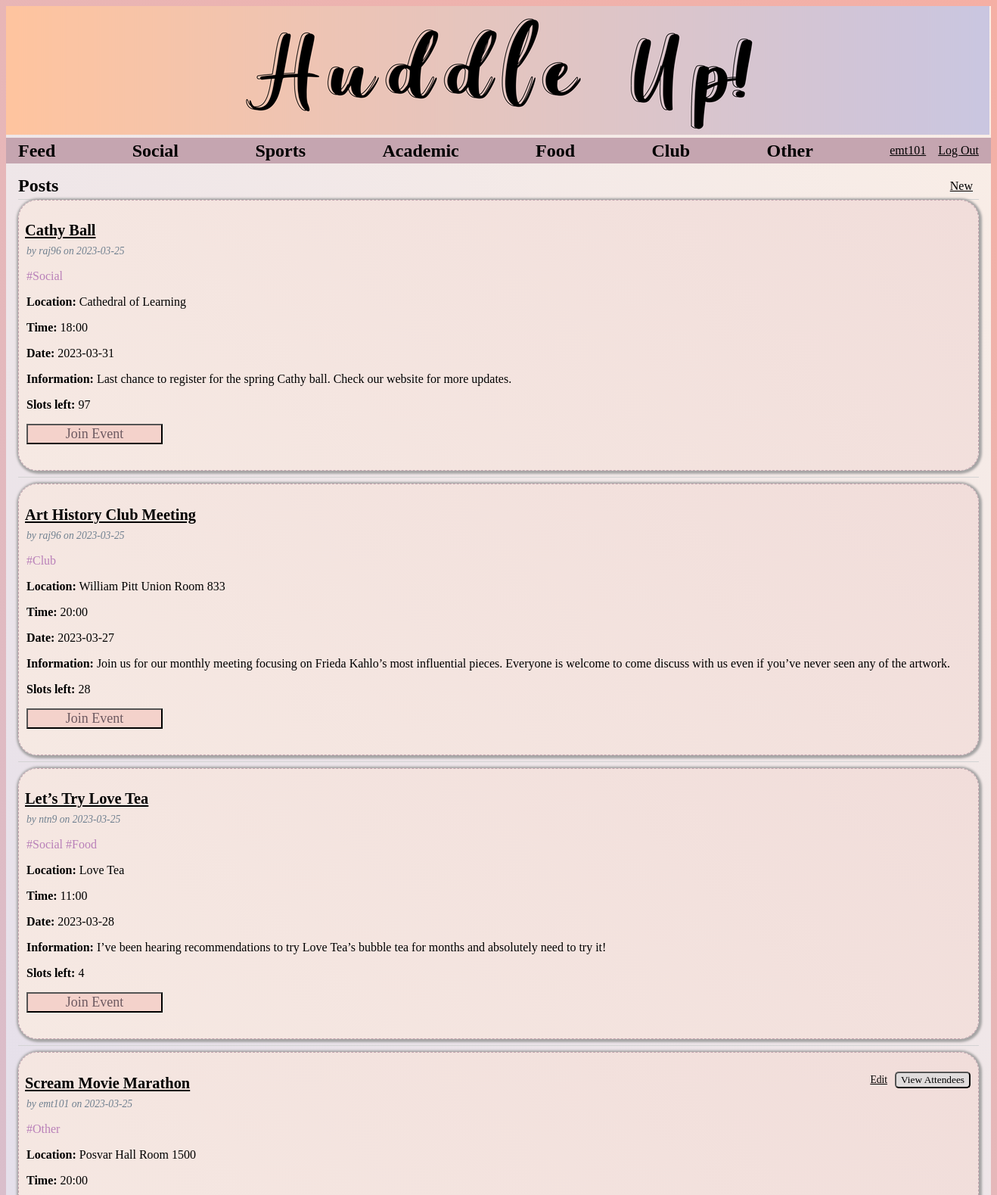
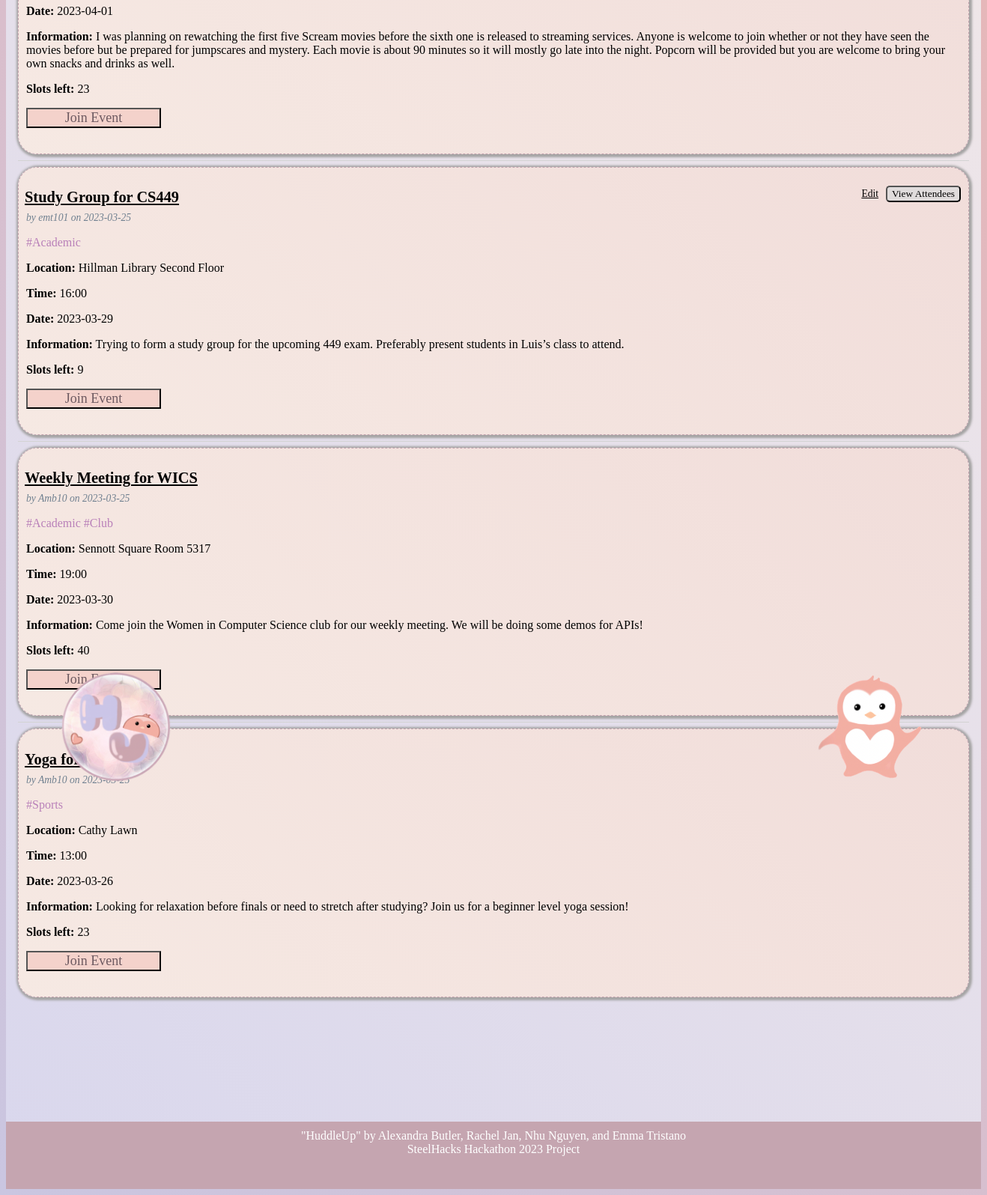
The app's page / (signed in) with its own data (2 pictures, top to bottom).
### tables this page shows
CREATE TABLE user (
  id INTEGER PRIMARY KEY AUTOINCREMENT,
  username TEXT UNIQUE NOT NULL,
  password TEXT NOT NULL,
  first_name TEXT NOT NULL,
  last_name TEXT NOT NULL,
  phone_num TEXT NOT NULL,
  email TEXT NOT NULL
);

CREATE TABLE post (
  id INTEGER PRIMARY KEY AUTOINCREMENT,
  author_id INTEGER NOT NULL,
  created TIMESTAMP NOT NULL DEFAULT CURRENT_TIMESTAMP,
  title TEXT NOT NULL,
  body TEXT NOT NULL,
  tag TEXT NOT NULL, 
  location TEXT NOT NULL,
  time TEXT NOT NULL,
  date TEXT NOT NULL,
  joins INTEGER NOT NULL,
  joined_id TEXT NOT NULL,
  FOREIGN KEY (author_id) REFERENCES user (id)
);

### flaskr/blog.py (the view)
@bp.route('/')
def index():
    db = get_db()
    posts = db.execute(
        'SELECT p.id, title, body, tag, location, time, date, joins, joined_id, created, author_id, username'
        ' FROM post p JOIN user u ON p.author_id = u.id'
        ' ORDER BY created DESC'
    ).fetchall()
    return render_template('blog/index.html', posts=posts)

### flaskr/auth.py (called while the page is built)
@bp.before_app_request
def load_logged_in_user():
    user_id = session.get('user_id')
    if user_id is None:
        g.user = None
    else:
        g.user = get_db().execute(
            'SELECT * FROM user WHERE id = ?', (user_id,)
        ).fetchone()

### flaskr/db.py (called while the page is built)
def get_db():
    if 'db' not in g:
        g.db = sqlite3.connect(
            current_app.config['DATABASE'],
            detect_types=sqlite3.PARSE_DECLTYPES
        )
        g.db.row_factory = sqlite3.Row
    return g.db

### flaskr/templates/blog/index.html
{% extends 'base.html' %}
{% block header %}
<h1>{% block title %}Posts{% endblock %}</h1>
{% if g.user %}
<a class="action" href="{{ url_for('blog.create') }}">New</a>
{% endif %}
{% endblock %}
{% block content %}
{% for post in posts %}
<article class="post">
    <header>
        <div style="padding-top: 0%;">
            <h1><a class="action" href="{{ url_for('blog.post_page', id=post['id']) }}">{{ post['title'] }}</a></h1>
            <div class=" about" style="padding-left: 10px;">by {{ post['username'] }} on {{
                post['created'].strftime('%Y-%m-%d') }}
            </div>
        </div>
        {% if g.user['id'] == post['author_id'] %}
        <a class="edit" href="{{ url_for('blog.update', id=post['id']) }}"
            style="margin-bottom:32px; margin-right: 10px;">Edit</a>
        <form action="{{ url_for('blog.view_joined', id=post['id']) }}" method="post">
            <button class="attendees" type="submit"
                style="margin-bottom:15px; margin-right: 10px; background-color: rgb(224, 220, 220); border-radius: 5px;">View
                Attendees</button>
        </form>
        {% endif %}
    </header>
    <p class="tag" style="color: rgb(185, 128, 185); padding-left: 10px;">{{ post['tag']}}</p>
    <p class="location" style="padding-left: 10px;"><b>Location:</b> {{ post['location']}}</p>
    <p class="time" style="padding-left: 10px;"><b>Time:</b> {{ post['time']}}</p>
    <p class="time" style="padding-left: 10px;"><b>Date:</b> {{ post['date']}}</p>
    <p class="body" style="padding-left: 10px; padding-right: 10px;"><b>Information:</b> {{ post['body'] }}</p>
    <p class="joins" style="padding-left: 10px;"><b>Slots left: </b>{{ post['joins']}}</p>
    <form action="{{ url_for('blog.join_post', id=post['id']) }}" method="post" style="padding-left: 10px;">
        <input class="danger" type="submit" value="Join Event" onclick="return confirm('Are you sure?');">
    </form>
</article>
{% if not loop.last %}
<hr>
{% endif %}
{% endfor %}
{% endblock %}

### flaskr/templates/base.html (shortened to what this page needs)
<!doctype html>
<html lang='en'>
<link rel="stylesheet" href="{{ url_for('static', filename='style.css') }}">
<body>
    <div class="banner"><img src="../static/home2.png" alt="home image"></div>
    <img src="../static/penguin.png" alt="penguin image" width="150" height="150"
        style="float:right;position:absolute;text-align:right;bottom:550px;right:80px;"></div>
    <img src="../static/icon.png" alt="icon" width="150" height="150"
        style="float:left;position:absolute;text-align:left;bottom:550px;left:80px;"></div>
</body>
<nav>
    <h1><a href="/">Feed</a></h1>
    <h1><a href="{{ url_for('blog.filter_post', filter_name='#Social') }}">Social</a></h1>
    <h1><a href="{{ url_for('blog.filter_post', filter_name='#Sports') }}">Sports</a></h1>
    <h1><a href="{{ url_for('blog.filter_post', filter_name='#Academic') }}">Academic</a></h1>
    <h1><a href="{{ url_for('blog.filter_post', filter_name='#Food') }}">Food</a></h1>
    <h1><a href="{{ url_for('blog.filter_post', filter_name='#Club') }}">Club</a></h1>
    <h1><a href="{{ url_for('blog.filter_post', filter_name='#Other') }}">Other</a></h1>
    <ul>
        {% if g.user %}
        <li><a href="{{ url_for('blog.profile', id=g.user['id']) }}">{{ g.user['username'] }}</a>
        <li><a href="{{ url_for('auth.logout') }}">Log Out</a>
            {% else %}
        <li><a href="{{ url_for('auth.register') }}">Register</a>
        <li><a href="{{ url_for('auth.login') }}">Log In</a>
            {% endif %}
    </ul>
</nav>
<section class="content">
    <header>
        {% block header %}{% endblock %}
    </header>
    {% block content %}{% endblock %}
</section>
<div>
    <footer id="footer">
        <p>"HuddleUp" by Alexandra Butler, Rachel Jan, Nhu Nguyen, and Emma Tristano</p>
        <p>SteelHacks Hackathon 2023 Project</p>
    </footer>
</div>
</html>

### flaskr/static/style.css (style rules this page uses)
* { font-family: "Gill Sans"; }
.banner { text-align: left; padding-left: 0; padding-top: 0; padding-bottom: 0; }
html { font-family: sans-serif; background: linear-gradient(45deg, #CAC6E1, #F5AFA4); }
body { background: linear-gradient(45deg, #D9D7ED, #FAEEE6); }
h1 { color: black; }
a { color: black; }
hr { border: none; border-top: 1px solid lightgray; }
nav { background: #C5A5B0; display: flex; align-items: center; padding: 0 0.5rem; }
nav h1 { flex: auto; margin: 0; }
nav h1 a { text-decoration: none; padding: 0.25rem 0.5rem; }
nav ul { display: flex; list-style: none; margin: 0; padding: 0; }
nav ul li a, nav ul li span, header .action { display: block; padding: 0.5rem; }
.content { padding: 0 1rem 1rem; }
.content>header { border-bottom: 1px solid lightgray; display: flex; align-items: flex-end; }
.content>header h1 { flex: auto; margin: 1rem 0 0.25rem 0; }
.post { background: linear-gradient(45deg, #f6e9e3, #f1ddda); border: 1.5px solid #C5A5B0; border-style: dashed; border-radius: 25px; box-shadow: 1px 1px 3px 3px rgb(165, 164, 164); }
.post>header { display: flex; align-items: flex-end; font-size: 0.85em; }
.post>header>div:first-of-type { flex: auto; }
.post>header h1 { font-size: 1.5em; margin-bottom: 0; }
.post .about { color: slategray; font-style: italic; }
.post .body { white-space: pre-line; display: -webkit-box; -webkit-line-clamp: 3; -webkit-box-orient: vertical; overflow: hidden; overflow-wrap: break-word; }
.content form { margin: 1em 0; display: flex; flex-direction: column; }
.content input, .content textarea { margin-bottom: 1em; font-size: large; background-color: linear-gradient(45deg, #efe1da, #dbd9ee); }
input.danger { color: #6e5a61; }
input[type=submit] { align-self: start; min-width: 10em; background-color: #f4d2cb; }
footer { text-align: center; margin: 0; height: 10vh; margin-top: 150px; padding-top: 10px; padding-bottom: 0px; position: relative; background-color: #C5A5B0; color: white; overflow: auto; font-size: medium; }
footer p { margin: 0; padding: 0; }

### records on screen
user: user.username "emt101"
post: title "Cathy Ball", username "raj96", created "2023-03-25", tag "#Social", location "Cathedral of Learning", time "18:00", date "2023-03-31", body "Last chance to register for the spring Cathy ball. Check our website for more updates.", joins "97"
post: title "Art History Club Meeting", username "raj96", created "2023-03-25", tag "#Club", location "William Pitt Union Room 833", time "20:00", date "2023-03-27", body "Join us for our monthly meeting focusing on Frieda Kahlo’s most influential pieces. Everyone is welcome to come discuss with us even if you’ve never seen any of the artwork.", joins "28"
post: title "Let’s Try Love Tea", username "ntn9", created "2023-03-25", tag "#Social #Food", location "Love Tea", time "11:00", date "2023-03-28", body "I’ve been hearing recommendations to try Love Tea’s bubble tea for months and absolutely need to try it!", joins "4"
post: title "Scream Movie Marathon", username "emt101", created "2023-03-25", tag "#Other", location "Posvar Hall Room 1500", time "20:00", date "2023-04-01", body "I was planning on rewatching the first five Scream movies before the sixth one is released to streaming services. Anyone is welcome to join whether or not they have seen the movies before but be prepared for jumpscares and mystery. Each movie is about 90 minutes so it will mostly go late into the night. Popcorn will be provided but you are welcome to bring your own snacks and drinks as well.", joins "23"
post: title "Study Group for CS449", username "emt101", created "2023-03-25", tag "#Academic", location "Hillman Library Second Floor", time "16:00", date "2023-03-29", body "Trying to form a study group for the upcoming 449 exam. Preferably present students in Luis’s class to attend.", joins "9"
post: title "Weekly Meeting for WICS", username "Amb10", created "2023-03-25", tag "#Academic #Club", location "Sennott Square Room 5317", time "19:00", date "2023-03-30", body "Come join the Women in Computer Science club for our weekly meeting. We will be doing some demos for APIs!", joins "40"
post: title "Yoga…", username "Amb10", tag "#Sports", location "Cathy Lawn", time "13:00", date "2023-03-26", body "Looking for relaxation before finals or need to stretch after studying? Join us for a beginner level yoga session!", joins "23"
